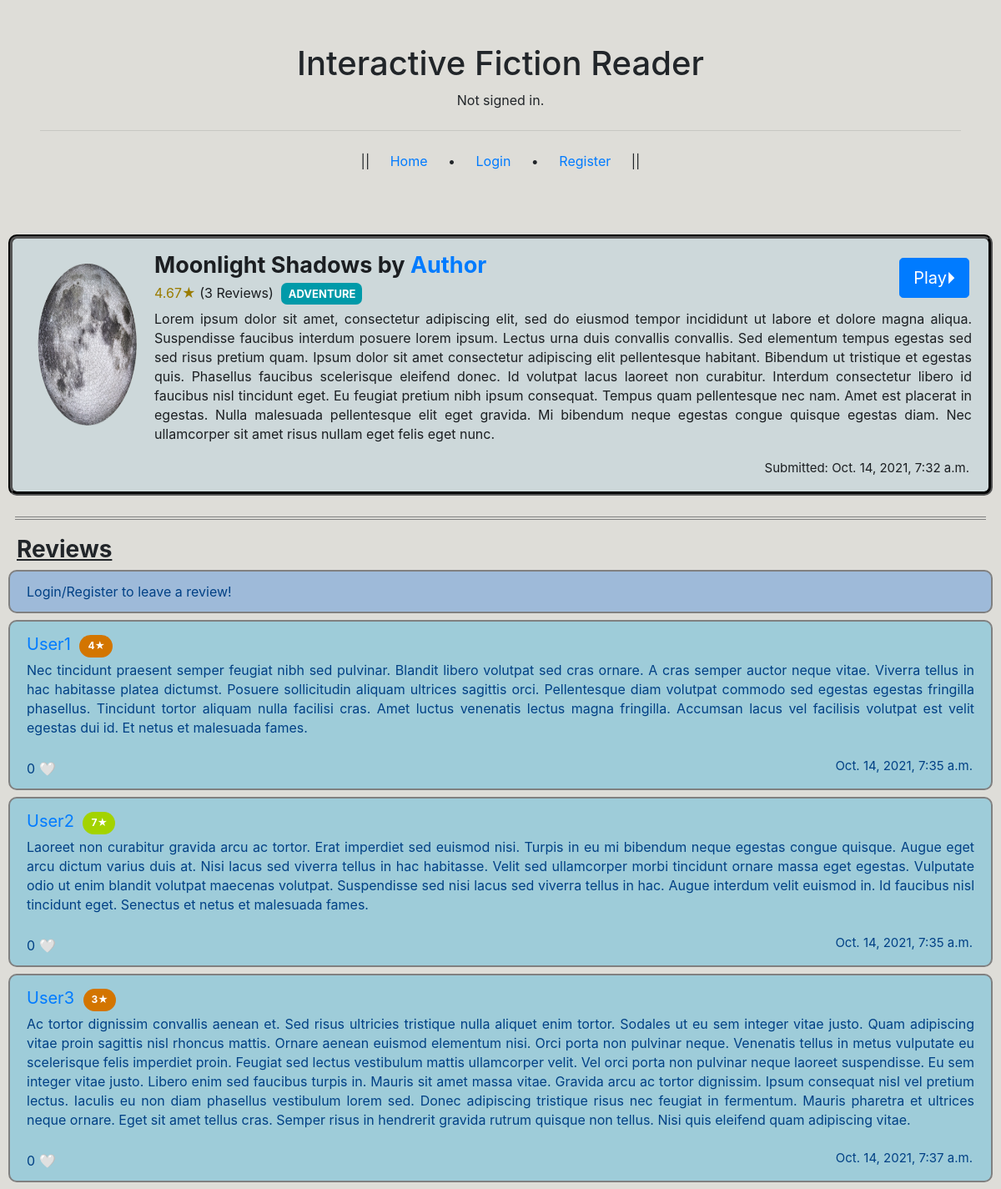
The page /story/cf8618bdc0aa41a18f70135b653bfc7d on the database its author committed.
### reader/models.py (models this page shows)
class Stories(models.Model):
    tags = models.CharField(max_length=20, choices=GENRE_TAGS, blank=False, default="")
    title = models.CharField(max_length=100, blank=False)
    description = models.CharField(max_length=10000, blank=True)
    author = models.ForeignKey(settings.AUTH_USER_MODEL, on_delete=models.SET_NULL, related_name="stories_written", blank=False, null=True, default="")
    favourited = models.ManyToManyField(settings.AUTH_USER_MODEL, related_name="stories_favourited", blank=True)
    date_time_submitted = models.DateTimeField(auto_now_add=True)
    cover = models.ImageField(upload_to = path_and_scramble, blank=True, null=True, default=f"{settings.MEDIA_ROOT}reader/static/story_covers/unknown.jpg")
    story_folder_id = models.CharField(max_length=50, blank=False, null=False, default=0)
    avg_rating = models.FloatField(blank=True, null=True, default=0)
    bookmarks = models.ManyToManyField(settings.AUTH_USER_MODEL, related_name="stories_bookmarked", blank=True)
    editor_used = models.CharField(max_length=10, choices=EDITOR_USED, blank=False, null=False, default="")

class User(AbstractUser):
    pass

class Reviews(models.Model):
    author = models.ForeignKey(settings.AUTH_USER_MODEL, on_delete=models.SET_NULL, related_name="reviews_written", blank=False, null=True)
    rating = models.IntegerField(validators=[MinValueValidator(1), MaxValueValidator(10)], blank=False, default="")
    likes = models.ManyToManyField(settings.AUTH_USER_MODEL, related_name="reviews_liked", blank=True)
    story = models.ForeignKey("Stories", on_delete=models.CASCADE, related_name="reviews", blank=False)
    body = models.CharField(max_length=5000, blank=False)
    date_time_posted = models.DateTimeField(auto_now_add=True)

### reader/views.py (the view, shortened to what this page needs)
# urls.py: path("story/<str:id>", views.story, name="story"),
def story(request, id):
    reviewed_status = False
    for review in Stories.objects.get(story_folder_id=id).reviews.all():
        if request.user == review.author:
            reviewed_status = True
    return render(request, "reader/story.html", {
        "This_Story": Stories.objects.get(story_folder_id=id),
        "Review_Form": ReviewForm(),
        "Reviewed_Status": reviewed_status
    })

### reader/templates/reader/story.html (shortened to what this page needs)
{% extends "reader/layout.html" %}
{% block body %}
<div class="story-icon-box">
  <div class="alert alert-dark" role="alert">
    <form class="play-button" action="{% url 'reader' id=This_Story.story_folder_id type=This_Story.editor_used %}" method="post">
      <button type="submit" class="btn btn-primary btn-lg">Play⏵</button>
    </form>
    <img src="{{This_Story.cover.url}}" class="story-icon-cover">
    <p class="story-icon-title-author"><strong>
      {{This_Story.title}} by
      <a href="{% url 'profile' id=This_Story.author.id %}">{{This_Story.author}}</a>
    </strong></p>
    <p class="story-icon-genre-rating">
        {% if This_Story.avg_rating == 0.0 %}
        <span class="avg-rating-zero" id="avg_rating">
        {% elif This_Story.avg_rating <= 2.0 %}
        <span class="avg-rating-lowest" id="avg_rating">
        {% elif This_Story.avg_rating > 2.0 and This_Story.avg_rating <= 4.0 %}
        <span class="avg-rating-low" id="avg_rating">
        {% elif This_Story.avg_rating > 4.0 and This_Story.avg_rating <= 6.0 %}
        <span class="avg-rating-mid" id="avg_rating">
        {% elif This_Story.avg_rating > 6.0 and This_Story.avg_rating <= 8.0 %}
        <span class="avg-rating-high" id="avg_rating">
        {% elif This_Story.avg_rating >= 8.0 %}
        <span class="avg-rating-highest" id="avg_rating">
        {% endif %}
        {{This_Story.avg_rating|floatformat:2}}★</span> ({{This_Story.reviews.count}}
        {% if This_Story.reviews.count == 1 %}
        Review)&nbsp;
        {% else %}
        Reviews)&nbsp;
        {% endif %}
      {% if This_Story.tags == 'ROMANCE' %}
        <span class="genre-tag-romance" onclick="gotoCat(this)">
      {% elif This_Story.tags == 'ADVENTURE' %}
        <span class="genre-tag-adventure" onclick="gotoCat(this)">
      {% elif This_Story.tags == 'MYSTERY' %}
        <span class="genre-tag-mystery" onclick="gotoCat(this)">
      {% elif This_Story.tags == 'SCI-FI' %}
        <span class="genre-tag-sci-fi" onclick="gotoCat(this)">
      {% elif This_Story.tags == 'NON-FICTION' %}
        <span class="genre-tag-non-fiction" onclick="gotoCat(this)">
      {% elif This_Story.tags == 'FANTASY' %}
        <span class="genre-tag-fantasy" onclick="gotoCat(this)">
      {% elif This_Story.tags == 'COMEDY' %}
        <span class="genre-tag-comedy" onclick="gotoCat(this)">
      {% elif This_Story.tags == 'DRAMA' %}
        <span class="genre-tag-drama" onclick="gotoCat(this)">
      {% elif This_Story.tags == 'HORROR' %}
        <span class="genre-tag-horror" onclick="gotoCat(this)">
      {% elif This_Story.tags == 'THRILLER' %}
        <span class="genre-tag-thriller" onclick="gotoCat(this)">
      {% elif This_Story.tags == 'HISTORICAL' %}
        <span class="genre-tag-historical" onclick="gotoCat(this)">
      {% endif %}
          {{This_Story.tags}}
        </span></p>
    <p class="story-icon-abstract">{{This_Story.description}}</p>
    <p class="story-icon-datetime">Submitted: {{This_Story.date_time_submitted}}</p>
  </div>
</div>
<hr style="border-top: 1px solid grey; margin: auto; margin-top: 25px; width: 97%; float: center;">
<hr style="border-top: 1px solid grey; margin: auto; margin-top: 2px; width: 97%;">
<div class="top-stories-header" style="margin-top: 19px;"><h3 style="display: inline;"><strong><u>Reviews</u></strong></h3></div>
{% if user != This_Story.author %}
  {% if user.is_authenticated %}
  <div class="alert alert-primary" role="alert" id="review_form">
    {% if Reviewed_Status == False %}
      <p>Leave a review!</p>
      <form action="{% url 'story' id=This_Story.story_folder_id %}" method='post'>
        {% csrf_token %}
        <p>{{Review_Form.body}}</p>
        <p>Rating:&nbsp;{{Review_Form.rating}}★<input type="submit" class="btn btn-success btn-sm" value="Submit" id="review-submit-button"></p>
      </form>
    </div>
    {% else %}
      Thanks for leaving a review!</div>
    {% endif %}
  {% else %}
  <div class="alert alert-primary" role="alert" id="review_form">Login/Register to leave a review!</div>
  {% endif %}
{% endif %}
{% for review in This_Story.reviews.all %}
<div class="review-box">
  <div class="alert alert-primary" role="alert">
    <p class="review-author-rating"><a href="{% url 'profile' id=review.author.id %}">{{review.author}}</a>&nbsp;
      {% if review.rating == 1 or review.rating == 2 %}
        <span class="review-rating-lowest" id="review-rating{{review.id}}">
      {% elif review.rating == 3 or review.rating == 4 %}
        <span class="review-rating-low" id="review-rating{{review.id}}">
      {% elif review.rating == 5 or review.rating == 6 %}
        <span class="review-rating-mid" id="review-rating{{review.id}}">
      {% elif review.rating == 7 or review.rating == 8 %}
        <span class="review-rating-high" id="review-rating{{review.id}}">
      {% elif review.rating == 9 or review.rating == 10 %}
        <span class="review-rating-highest" id="review-rating{{review.id}}">
      {% endif %}
      {{review.rating}}★</span>
    </p>
    <form action='{% url "edit" %}' method='post' class='edit_form'>{% csrf_token %}
      <span id="ebod{{review.id}}"><p class="review-body">{{review.body}}</p></span></form>
    <form action="{% url 'like' %}" method="post" class="like_form">
      <span class="like_button" id='{{review.id}}'>
        {% if user.is_authenticated %}
          {% for person in review.likes.all %} {% if user == person %} <div hidden> {% endif %} {% endfor %}
          <input type="submit" class="btn btn-outline-primary btn-sm" value="{{ review.likes.all|length }} 🤍">
          {% for person in review.likes.all %} {% if user == person %} </div> <input type="submit" class="btn btn-primary btn-sm" value="{{ review.likes.all|length }} ❤️"> {% endif %} {% endfor %}
        {% else %}
          {{ review.likes.all|length }} 🤍
        {% endif %}
      </span>
      <p class="review-datetime-edit">
        {{review.date_time_posted}}
      </p>
  </form>
  </div>
</div>
{% endfor %}
{% endblock %}

### reader/static/reader/styles.css (style rules this page uses)
.story-icon-cover { width: 150px; height: 230px; display: inline-block; float: left; padding: 0 10px 0 0; }
.story-icon-box > div { margin: 8px 10px 8px 10px; min-height: 280px; position: relative; background-color: #cdd8da; border: 5px groove black; border-radius: 10px }
.story-icon-title-author { font-size: 27px; margin: 0px; }
.story-icon-genre-rating { margin-bottom: 8px; }
.story-icon-abstract { line-height: 23px; margin-bottom: 45px; text-align: justify }
.story-icon-datetime { font-size: 15px; position: absolute; bottom: 0; right: 23px; }
.genre-tag-adventure { font-size: 13px; font-weight: bold; color: white; background-color: #009aa9; padding: 5px 7.5px 5px 9px; text-align: center; border-radius: 7px; }
.play-button { position: absolute; top: 23px; right: 23px; }
#review_form { margin: 8px 10px 8px 10px; position: relative; border: 2px solid grey; border-radius: 10px; background-color: #9ebad9; }
.review-box > div { margin: 8px 10px 8px 10px; position: relative; border: 2px solid grey; border-radius: 10px; background-color: #9eccd9; }
.review-author-rating { font-size: 20px; margin-bottom: 5px; word-spacing: 5px; }
.review-rating-low { position: absolute; font-size: 12px; font-weight: bold; color: white; background-color: #d37500; padding: 4px 9px 5px 10px; text-align: center; border-radius: 60px; top: 16px; }
.review-rating-high { position: absolute; font-size: 12px; font-weight: bold; color: white; background-color: #a3d300; padding: 4px 9px 5px 10px; text-align: center; border-radius: 60px; top: 16px; }
.review-body { line-height: 23px; margin-bottom: 25px; text-align: justify }
.review-datetime-edit { font-size: 15px; position: absolute; bottom: 0; right: 22px; }
.avg-rating-mid { color: #9a7c00; }
.top-stories-header { margin: 25px 25px 8px 20px; position: relative; }

### rows shown on the page
Stories: cover (picture), title "Moonlight Shadows", author "Author", avg_rating "4.67", reviews.count "3", tags "ADVENTURE", description "Lorem ipsum dolor sit amet, consectetur adipiscing elit, sed do eiusmod tempor incididunt ut labore et dolore magna aliqua. Suspendisse faucibus interdum posuere lorem ipsum. Lectus urna duis convallis convallis. Sed elementum tempus egestas sed sed risus pretium quam. Ipsum dolor sit amet consectetur adipiscing elit pellentesque habitant. Bibendum ut tristique et egestas quis. Phasellus faucibus scelerisque eleifend donec. Id volutpat lacus laoreet non curabitur. Interdum consectetur libero id faucibus nisl tincidunt eget. Eu feugiat pretium nibh ipsum consequat. Tempus quam pellentesque nec nam. Amet est placerat in egestas. Nulla malesuada pellentesque elit eget gravida. Mi bibendum…", date_time_submitted "Oct. 14, 2021, 7:32 a.m."
Reviews: author "User1", rating "4", body "Nec tincidunt praesent semper feugiat nibh sed pulvinar. Blandit libero volutpat sed cras ornare. A cras semper auctor neque vitae. Viverra tellus in hac habitasse platea dictumst. Posuere sollicitudin aliquam ultrices sagittis orci. Pellentesque diam volutpat commodo sed egestas egestas fringilla phasellus. Tincidunt tortor aliquam nulla facilisi cras. Amet luctus venenatis lectus magna fringilla. Accumsan lacus vel facilisis volutpat est velit egestas dui id. Et netus et malesuada fames.", likes.all|length "0", date_time_posted "Oct. 14, 2021, 7:35 a.m."
Reviews: author "User2", rating "7", body "Laoreet non curabitur gravida arcu ac tortor. Erat imperdiet sed euismod nisi. Turpis in eu mi bibendum neque egestas congue quisque. Augue eget arcu dictum varius duis at. Nisi lacus sed viverra tellus in hac habitasse. Velit sed ullamcorper morbi tincidunt ornare massa eget egestas. Vulputate odio ut enim blandit volutpat maecenas volutpat. Suspendisse sed nisi lacus sed viverra tellus in hac. Augue interdum velit euismod in. Id faucibus nisl tincidunt eget. Senectus et netus et malesuada fames.", likes.all|length "0", date_time_posted "Oct. 14, 2021, 7:35 a.m."
Reviews: author "User3", rating "3", body "Ac tortor dignissim convallis aenean et. Sed risus ultricies tristique nulla aliquet enim tortor. Sodales ut eu sem integer vitae justo. Quam adipiscing vitae proin sagittis nisl rhoncus mattis. Ornare aenean euismod elementum nisi. Orci porta non pulvinar neque. Venenatis tellus in metus vulputate eu scelerisque felis imperdiet proin. Feugiat sed lectus vestibulum mattis ullamcorper velit. Vel orci porta non pulvinar neque laoreet suspendisse. Eu sem integer vitae justo. Libero enim sed faucibus turpis in. Mauris sit amet massa vitae. Gravida arcu ac tortor dignissim. Ipsum consequat nisl vel pretium lectus. Iaculis eu non diam phasellus vestibulum lorem sed. Donec adipiscing tristique…", likes.all|length "0", date_time_posted "Oct. 14, 2021, 7:37 a.m."
